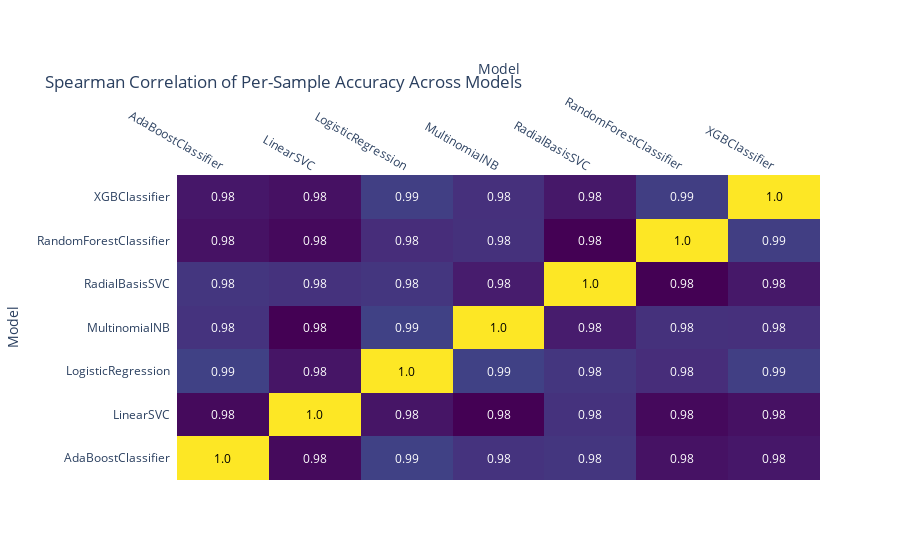
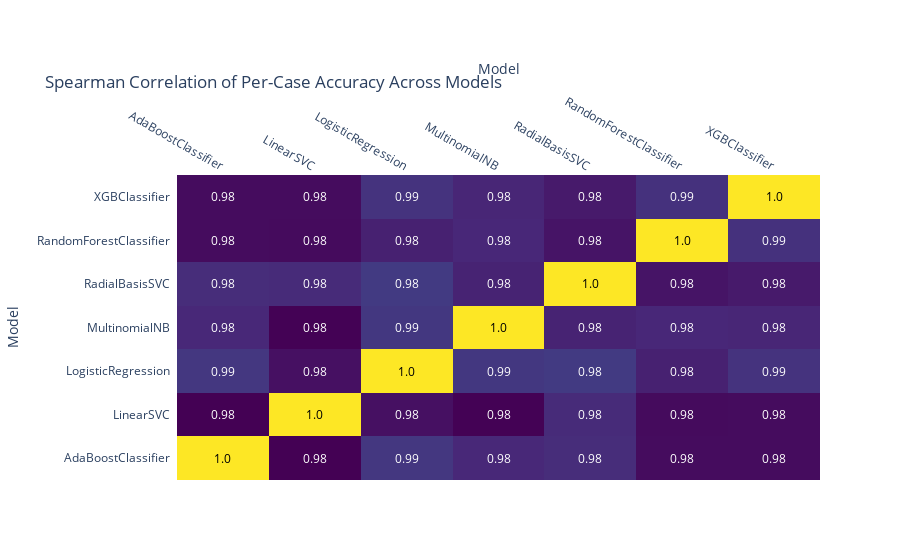
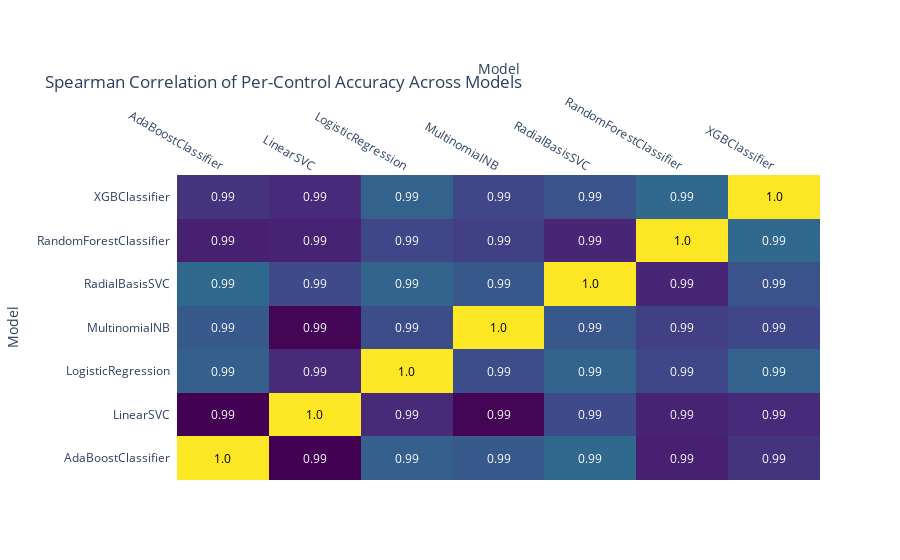

The notebook cell saved with these charts, in order:
### Code cell
import plotly.figure_factory as ff

fig = ff.create_annotated_heatmap(z=modelCorrelation_df.values,
                                  x=list(modelCorrelation_df.columns),
                                  y=list(modelCorrelation_df.columns),
                                  annotation_text=modelCorrelation_df.round(2).values,
                                  colorscale='Viridis')
fig.update_layout(title_text='Spearman Correlation of Per-Sample Accuracy Across Models',
                  xaxis = dict(title='Model'),
                  yaxis = dict(title='Model'),
                  margin={'t':175},)
fig.show()

fig = ff.create_annotated_heatmap(z=modelCaseCorrelation_df.values,
                                  x=list(modelCaseCorrelation_df.columns),
                                  y=list(modelCaseCorrelation_df.columns),
                                  annotation_text=modelCorrelation_df.round(2).values,
                                  colorscale='Viridis')
fig.update_layout(title_text='Spearman Correlation of Per-Case Accuracy Across Models',
                  xaxis = dict(title='Model'),
                  yaxis = dict(title='Model'),
                  margin={'t':175},)
fig.show()

fig = ff.create_annotated_heatmap(z=modelControlCorrelation_df.values,
                                  x=list(modelControlCorrelation_df.columns),
                                  y=list(modelControlCorrelation_df.columns),
                                  annotation_text=modelControlCorrelation_df.round(2).values,
                                  colorscale='Viridis')
fig.update_layout(title_text='Spearman Correlation of Per-Control Accuracy Across Models',
                  xaxis = dict(title='Model'),
                  yaxis = dict(title='Model'),
                  margin={'t':175},)
fig.show()

### Figure 1 — Plotly figure (JSON) as saved in the notebook; plotly's stock layout.template omitted (floating-point values rounded to 4 significant figures)
{"data": [{"colorscale": [[0, "#440154"], [0.1111, "#482878"], [0.2222, "#3e4989"], [0.3333, "#31688e"], [0.4444, "#26828e"], [0.5556, "#1f9e89"], [0.6667, "#35b779"], [0.7778, "#6ece58"], [0.8889, "#b5de2b"], [1, "#fde725"]], "reversescale": false, "showscale": false, "type": "heatmap", "x": ["AdaBoostClassifier", "LinearSVC", "LogisticRegression", "MultinomialNB", "RadialBasisSVC", "RandomForestClassifier", "XGBClassifier"], "y": ["AdaBoostClassifier", "LinearSVC", "LogisticRegression", "MultinomialNB", "RadialBasisSVC", "RandomForestClassifier", "XGBClassifier"], "z": [[1, 0.9826, 0.9857, 0.9848, 0.985, 0.9831, 0.9833], [0.9826, 1, 0.9832, 0.9822, 0.9848, 0.9826, 0.983], [0.9857, 0.9832, 1.0, 0.9857, 0.985, 0.9844, 0.9855], [0.9848, 0.9822, 0.9857, 1, 0.9836, 0.9847, 0.9846], [0.985, 0.9848, 0.985, 0.9836, 1, 0.9822, 0.9833], [0.9831, 0.9826, 0.9844, 0.9847, 0.9822, 1, 0.9855], [0.9833, 0.983, 0.9855, 0.9846, 0.9833, 0.9855, 1.0]]}], "layout": {"annotations": [{"font": {"color": "#000000"}, "showarrow": false, "text": "1.0", "x": "AdaBoostClassifier", "xref": "x", "y": "AdaBoostClassifier", "yref": "y"}, {"font": {"color": "#FFFFFF"}, "showarrow": false, "text": "0.98", "x": "LinearSVC", "xref": "x", "y": "AdaBoostClassifier", "yref": "y"}, {"font": {"color": "#FFFFFF"}, "showarrow": false, "text": "0.99", "x": "LogisticRegression", "xref": "x", "y": "AdaBoostClassifier", "yref": "y"}, {"font": {"color": "#FFFFFF"}, "showarrow": false, "text": "0.98", "x": "MultinomialNB", "xref": "x", "y": "AdaBoostClassifier", "yref": "y"}, {"font": {"color": "#FFFFFF"}, "showarrow": false, "text": "0.98", "x": "RadialBasisSVC", "xref": "x", "y": "AdaBoostClassifier", "yref": "y"}, {"font": {"color": "#FFFFFF"}, "showarrow": false, "text": "0.98", "x": "RandomForestClassifier", "xref": "x", "y": "AdaBoostClassifier", "yref": "y"}, {"font": {"color": "#FFFFFF"}, "showarrow": false, "text": "0.98", "x": "XGBClassifier", "xref": "x", "y": "AdaBoostClassifier", "yref": "y"}, {"font": {"color": "#FFFFFF"}, "showarrow": false, "text": "0.98", "x": "AdaBoostClassifier", "xref": "x", "y": "LinearSVC", "yref": "y"}, {"font": {"color": "#000000"}, "showarrow": false, "text": "1.0", "x": "LinearSVC", "xref": "x", "y": "LinearSVC", "yref": "y"}, {"font": {"color": "#FFFFFF"}, "showarrow": false, "text": "0.98", "x": "LogisticRegression", "xref": "x", "y": "LinearSVC", "yref": "y"}, {"font": {"color": "#FFFFFF"}, "showarrow": false, "text": "0.98", "x": "MultinomialNB", "xref": "x", "y": "LinearSVC", "yref": "y"}, {"font": {"color": "#FFFFFF"}, "showarrow": false, "text": "0.98", "x": "RadialBasisSVC", "xref": "x", "y": "LinearSVC", "yref": "y"}, {"font": {"color": "#FFFFFF"}, "showarrow": false, "text": "0.98", "x": "RandomForestClassifier", "xref": "x", "y": "LinearSVC", "yref": "y"}, {"font": {"color": "#FFFFFF"}, "showarrow": false, "text": "0.98", "x": "XGBClassifier", "xref": "x", "y": "LinearSVC", "yref": "y"}, {"font": {"color": "#FFFFFF"}, "showarrow": false, "text": "0.99", "x": "AdaBoostClassifier", "xref": "x", "y": "LogisticRegression", "yref": "y"}, {"font": {"color": "#FFFFFF"}, "showarrow": false, "text": "0.98", "x": "LinearSVC", "xref": "x", "y": "LogisticRegression", "yref": "y"}, {"font": {"color": "#000000"}, "showarrow": false, "text": "1.0", "x": "LogisticRegression", "xref": "x", "y": "LogisticRegression", "yref": "y"}, {"font": {"color": "#FFFFFF"}, "showarrow": false, "text": "0.99", "x": "MultinomialNB", "xref": "x", "y": "LogisticRegression", "yref": "y"}, {"font": {"color": "#FFFFFF"}, "showarrow": false, "text": "0.98", "x": "RadialBasisSVC", "xref": "x", "y": "LogisticRegression", "yref": "y"}, {"font": {"color": "#FFFFFF"}, "showarrow": false, "text": "0.98", "x": "RandomForestClassifier", "xref": "x", "y": "LogisticRegression", "yref": "y"}, {"font": {"color": "#FFFFFF"}, "showarrow": false, "text": "0.99", "x": "XGBClassifier", "xref": "x", "y": "LogisticRegression", "yref": "y"}, {"font": {"color": "#FFFFFF"}, "showarrow": false, "text": "0.98", "x": "AdaBoostClassifier", "xref": "x", "y": "MultinomialNB", "yref": "y"}, {"font": {"color": "#FFFFFF"}, "showarrow": false, "text": "0.98", "x": "LinearSVC", "xref": "x", "y": "MultinomialNB", "yref": "y"}, {"font": {"color": "#FFFFFF"}, "showarrow": false, "text": "0.99", "x": "LogisticRegression", "xref": "x", "y": "MultinomialNB", "yref": "y"}, {"font": {"color": "#000000"}, "showarrow": false, "text": "1.0", "x": "MultinomialNB", "xref": "x", "y": "MultinomialNB", "yref": "y"}, {"font": {"color": "#FFFFFF"}, "showarrow": false, "text": "0.98", "x": "RadialBasisSVC", "xref": "x", "y": "MultinomialNB", "yref": "y"}, {"font": {"color": "#FFFFFF"}, "showarrow": false, "text": "0.98", "x": "RandomForestClassifier", "xref": "x", "y": "MultinomialNB", "yref": "y"}, {"font": {"color": "#FFFFFF"}, "showarrow": false, "text": "0.98", "x": "XGBClassifier", "xref": "x", "y": "MultinomialNB", "yref": "y"}, {"font": {"color": "#FFFFFF"}, "showarrow": false, "text": "0.98", "x": "AdaBoostClassifier", "xref": "x", "y": "RadialBasisSVC", "yref": "y"}, {"font": {"color": "#FFFFFF"}, "showarrow": false, "text": "0.98", "x": "LinearSVC", "xref": "x", "y": "RadialBasisSVC", "yref": "y"}, {"font": {"color": "#FFFFFF"}, "showarrow": false, "text": "0.98", "x": "LogisticRegression", "xref": "x", "y": "RadialBasisSVC", "yref": "y"}, {"font": {"color": "#FFFFFF"}, "showarrow": false, "text": "0.98", "x": "MultinomialNB", "xref": "x", "y": "RadialBasisSVC", "yref": "y"}, {"font": {"color": "#000000"}, "showarrow": false, "text": "1.0", "x": "RadialBasisSVC", "xref": "x", "y": "RadialBasisSVC", "yref": "y"}, {"font": {"color": "#FFFFFF"}, "showarrow": false, "text": "0.98", "x": "RandomForestClassifier", "xref": "x", "y": "RadialBasisSVC", "yref": "y"}, {"font": {"color": "#FFFFFF"}, "showarrow": false, "text": "0.98", "x": "XGBClassifier", "xref": "x", "y": "RadialBasisSVC", "yref": "y"}, {"font": {"color": "#FFFFFF"}, "showarrow": false, "text": "0.98", "x": "AdaBoostClassifier", "xref": "x", "y": "RandomForestClassifier", "yref": "y"}, {"font": {"color": "#FFFFFF"}, "showarrow": false, "text": "0.98", "x": "LinearSVC", "xref": "x", "y": "RandomForestClassifier", "yref": "y"}, {"font": {"color": "#FFFFFF"}, "showarrow": false, "text": "0.98", "x": "LogisticRegression", "xref": "x", "y": "RandomForestClassifier", "yref": "y"}, {"font": {"color": "#FFFFFF"}, "showarrow": false, "text": "0.98", "x": "MultinomialNB", "xref": "x", "y": "RandomForestClassifier", "yref": "y"}, {"font": {"color": "#FFFFFF"}, "showarrow": false, "text": "0.98", "x": "RadialBasisSVC", "xref": "x", "y": "RandomForestClassifier", "yref": "y"}, {"font": {"color": "#000000"}, "showarrow": false, "text": "1.0", "x": "RandomForestClassifier", "xref": "x", "y": "RandomForestClassifier", "yref": "y"}, {"font": {"color": "#FFFFFF"}, "showarrow": false, "text": "0.99", "x": "XGBClassifier", "xref": "x", "y": "RandomForestClassifier", "yref": "y"}, {"font": {"color": "#FFFFFF"}, "showarrow": false, "text": "0.98", "x": "AdaBoostClassifier", "xref": "x", "y": "XGBClassifier", "yref": "y"}, {"font": {"color": "#FFFFFF"}, "showarrow": false, "text": "0.98", "x": "LinearSVC", "xref": "x", "y": "XGBClassifier", "yref": "y"}, {"font": {"color": "#FFFFFF"}, "showarrow": false, "text": "0.99", "x": "LogisticRegression", "xref": "x", "y": "XGBClassifier", "yref": "y"}, {"font": {"color": "#FFFFFF"}, "showarrow": false, "text": "0.98", "x": "MultinomialNB", "xref": "x", "y": "XGBClassifier", "yref": "y"}, {"font": {"color": "#FFFFFF"}, "showarrow": false, "text": "0.98", "x": "RadialBasisSVC", "xref": "x", "y": "XGBClassifier", "yref": "y"}, {"font": {"color": "#FFFFFF"}, "showarrow": false, "text": "0.99", "x": "RandomForestClassifier", "xref": "x", "y": "XGBClassifier", "yref": "y"}, {"font": {"color": "#000000"}, "showarrow": false, "text": "1.0", "x": "XGBClassifier", "xref": "x", "y": "XGBClassifier", "yref": "y"}], "margin": {"t": 175}, "title": {"text": "Spearman Correlation of Per-Sample Accuracy Across Models"}, "xaxis": {"dtick": 1, "gridcolor": "rgb(0, 0, 0)", "side": "top", "ticks": "", "title": {"text": "Model"}}, "yaxis": {"dtick": 1, "ticks": "", "ticksuffix": "  ", "title": {"text": "Model"}}}}

### Figure 2 — Plotly figure (JSON) as saved in the notebook; plotly's stock layout.template omitted (floating-point values rounded to 4 significant figures)
{"data": [{"colorscale": [[0, "#440154"], [0.1111, "#482878"], [0.2222, "#3e4989"], [0.3333, "#31688e"], [0.4444, "#26828e"], [0.5556, "#1f9e89"], [0.6667, "#35b779"], [0.7778, "#6ece58"], [0.8889, "#b5de2b"], [1, "#fde725"]], "reversescale": false, "showscale": false, "type": "heatmap", "x": ["AdaBoostClassifier", "LinearSVC", "LogisticRegression", "MultinomialNB", "RadialBasisSVC", "RandomForestClassifier", "XGBClassifier"], "y": ["AdaBoostClassifier", "LinearSVC", "LogisticRegression", "MultinomialNB", "RadialBasisSVC", "RandomForestClassifier", "XGBClassifier"], "z": [[1.0, 0.9792, 0.9826, 0.9815, 0.9818, 0.9799, 0.9799], [0.9792, 1, 0.9801, 0.9793, 0.9817, 0.9798, 0.9798], [0.9826, 0.9801, 1, 0.9826, 0.9828, 0.9811, 0.9823], [0.9815, 0.9793, 0.9826, 1, 0.9812, 0.9815, 0.9814], [0.9818, 0.9817, 0.9828, 0.9812, 1, 0.9804, 0.9807], [0.9799, 0.9798, 0.9811, 0.9815, 0.9804, 1, 0.9822], [0.9799, 0.9798, 0.9823, 0.9814, 0.9807, 0.9822, 1]]}], "layout": {"annotations": [{"font": {"color": "#000000"}, "showarrow": false, "text": "1.0", "x": "AdaBoostClassifier", "xref": "x", "y": "AdaBoostClassifier", "yref": "y"}, {"font": {"color": "#FFFFFF"}, "showarrow": false, "text": "0.98", "x": "LinearSVC", "xref": "x", "y": "AdaBoostClassifier", "yref": "y"}, {"font": {"color": "#FFFFFF"}, "showarrow": false, "text": "0.99", "x": "LogisticRegression", "xref": "x", "y": "AdaBoostClassifier", "yref": "y"}, {"font": {"color": "#FFFFFF"}, "showarrow": false, "text": "0.98", "x": "MultinomialNB", "xref": "x", "y": "AdaBoostClassifier", "yref": "y"}, {"font": {"color": "#FFFFFF"}, "showarrow": false, "text": "0.98", "x": "RadialBasisSVC", "xref": "x", "y": "AdaBoostClassifier", "yref": "y"}, {"font": {"color": "#FFFFFF"}, "showarrow": false, "text": "0.98", "x": "RandomForestClassifier", "xref": "x", "y": "AdaBoostClassifier", "yref": "y"}, {"font": {"color": "#FFFFFF"}, "showarrow": false, "text": "0.98", "x": "XGBClassifier", "xref": "x", "y": "AdaBoostClassifier", "yref": "y"}, {"font": {"color": "#FFFFFF"}, "showarrow": false, "text": "0.98", "x": "AdaBoostClassifier", "xref": "x", "y": "LinearSVC", "yref": "y"}, {"font": {"color": "#000000"}, "showarrow": false, "text": "1.0", "x": "LinearSVC", "xref": "x", "y": "LinearSVC", "yref": "y"}, {"font": {"color": "#FFFFFF"}, "showarrow": false, "text": "0.98", "x": "LogisticRegression", "xref": "x", "y": "LinearSVC", "yref": "y"}, {"font": {"color": "#FFFFFF"}, "showarrow": false, "text": "0.98", "x": "MultinomialNB", "xref": "x", "y": "LinearSVC", "yref": "y"}, {"font": {"color": "#FFFFFF"}, "showarrow": false, "text": "0.98", "x": "RadialBasisSVC", "xref": "x", "y": "LinearSVC", "yref": "y"}, {"font": {"color": "#FFFFFF"}, "showarrow": false, "text": "0.98", "x": "RandomForestClassifier", "xref": "x", "y": "LinearSVC", "yref": "y"}, {"font": {"color": "#FFFFFF"}, "showarrow": false, "text": "0.98", "x": "XGBClassifier", "xref": "x", "y": "LinearSVC", "yref": "y"}, {"font": {"color": "#FFFFFF"}, "showarrow": false, "text": "0.99", "x": "AdaBoostClassifier", "xref": "x", "y": "LogisticRegression", "yref": "y"}, {"font": {"color": "#FFFFFF"}, "showarrow": false, "text": "0.98", "x": "LinearSVC", "xref": "x", "y": "LogisticRegression", "yref": "y"}, {"font": {"color": "#000000"}, "showarrow": false, "text": "1.0", "x": "LogisticRegression", "xref": "x", "y": "LogisticRegression", "yref": "y"}, {"font": {"color": "#FFFFFF"}, "showarrow": false, "text": "0.99", "x": "MultinomialNB", "xref": "x", "y": "LogisticRegression", "yref": "y"}, {"font": {"color": "#FFFFFF"}, "showarrow": false, "text": "0.98", "x": "RadialBasisSVC", "xref": "x", "y": "LogisticRegression", "yref": "y"}, {"font": {"color": "#FFFFFF"}, "showarrow": false, "text": "0.98", "x": "RandomForestClassifier", "xref": "x", "y": "LogisticRegression", "yref": "y"}, {"font": {"color": "#FFFFFF"}, "showarrow": false, "text": "0.99", "x": "XGBClassifier", "xref": "x", "y": "LogisticRegression", "yref": "y"}, {"font": {"color": "#FFFFFF"}, "showarrow": false, "text": "0.98", "x": "AdaBoostClassifier", "xref": "x", "y": "MultinomialNB", "yref": "y"}, {"font": {"color": "#FFFFFF"}, "showarrow": false, "text": "0.98", "x": "LinearSVC", "xref": "x", "y": "MultinomialNB", "yref": "y"}, {"font": {"color": "#FFFFFF"}, "showarrow": false, "text": "0.99", "x": "LogisticRegression", "xref": "x", "y": "MultinomialNB", "yref": "y"}, {"font": {"color": "#000000"}, "showarrow": false, "text": "1.0", "x": "MultinomialNB", "xref": "x", "y": "MultinomialNB", "yref": "y"}, {"font": {"color": "#FFFFFF"}, "showarrow": false, "text": "0.98", "x": "RadialBasisSVC", "xref": "x", "y": "MultinomialNB", "yref": "y"}, {"font": {"color": "#FFFFFF"}, "showarrow": false, "text": "0.98", "x": "RandomForestClassifier", "xref": "x", "y": "MultinomialNB", "yref": "y"}, {"font": {"color": "#FFFFFF"}, "showarrow": false, "text": "0.98", "x": "XGBClassifier", "xref": "x", "y": "MultinomialNB", "yref": "y"}, {"font": {"color": "#FFFFFF"}, "showarrow": false, "text": "0.98", "x": "AdaBoostClassifier", "xref": "x", "y": "RadialBasisSVC", "yref": "y"}, {"font": {"color": "#FFFFFF"}, "showarrow": false, "text": "0.98", "x": "LinearSVC", "xref": "x", "y": "RadialBasisSVC", "yref": "y"}, {"font": {"color": "#FFFFFF"}, "showarrow": false, "text": "0.98", "x": "LogisticRegression", "xref": "x", "y": "RadialBasisSVC", "yref": "y"}, {"font": {"color": "#FFFFFF"}, "showarrow": false, "text": "0.98", "x": "MultinomialNB", "xref": "x", "y": "RadialBasisSVC", "yref": "y"}, {"font": {"color": "#000000"}, "showarrow": false, "text": "1.0", "x": "RadialBasisSVC", "xref": "x", "y": "RadialBasisSVC", "yref": "y"}, {"font": {"color": "#FFFFFF"}, "showarrow": false, "text": "0.98", "x": "RandomForestClassifier", "xref": "x", "y": "RadialBasisSVC", "yref": "y"}, {"font": {"color": "#FFFFFF"}, "showarrow": false, "text": "0.98", "x": "XGBClassifier", "xref": "x", "y": "RadialBasisSVC", "yref": "y"}, {"font": {"color": "#FFFFFF"}, "showarrow": false, "text": "0.98", "x": "AdaBoostClassifier", "xref": "x", "y": "RandomForestClassifier", "yref": "y"}, {"font": {"color": "#FFFFFF"}, "showarrow": false, "text": "0.98", "x": "LinearSVC", "xref": "x", "y": "RandomForestClassifier", "yref": "y"}, {"font": {"color": "#FFFFFF"}, "showarrow": false, "text": "0.98", "x": "LogisticRegression", "xref": "x", "y": "RandomForestClassifier", "yref": "y"}, {"font": {"color": "#FFFFFF"}, "showarrow": false, "text": "0.98", "x": "MultinomialNB", "xref": "x", "y": "RandomForestClassifier", "yref": "y"}, {"font": {"color": "#FFFFFF"}, "showarrow": false, "text": "0.98", "x": "RadialBasisSVC", "xref": "x", "y": "RandomForestClassifier", "yref": "y"}, {"font": {"color": "#000000"}, "showarrow": false, "text": "1.0", "x": "RandomForestClassifier", "xref": "x", "y": "RandomForestClassifier", "yref": "y"}, {"font": {"color": "#FFFFFF"}, "showarrow": false, "text": "0.99", "x": "XGBClassifier", "xref": "x", "y": "RandomForestClassifier", "yref": "y"}, {"font": {"color": "#FFFFFF"}, "showarrow": false, "text": "0.98", "x": "AdaBoostClassifier", "xref": "x", "y": "XGBClassifier", "yref": "y"}, {"font": {"color": "#FFFFFF"}, "showarrow": false, "text": "0.98", "x": "LinearSVC", "xref": "x", "y": "XGBClassifier", "yref": "y"}, {"font": {"color": "#FFFFFF"}, "showarrow": false, "text": "0.99", "x": "LogisticRegression", "xref": "x", "y": "XGBClassifier", "yref": "y"}, {"font": {"color": "#FFFFFF"}, "showarrow": false, "text": "0.98", "x": "MultinomialNB", "xref": "x", "y": "XGBClassifier", "yref": "y"}, {"font": {"color": "#FFFFFF"}, "showarrow": false, "text": "0.98", "x": "RadialBasisSVC", "xref": "x", "y": "XGBClassifier", "yref": "y"}, {"font": {"color": "#FFFFFF"}, "showarrow": false, "text": "0.99", "x": "RandomForestClassifier", "xref": "x", "y": "XGBClassifier", "yref": "y"}, {"font": {"color": "#000000"}, "showarrow": false, "text": "1.0", "x": "XGBClassifier", "xref": "x", "y": "XGBClassifier", "yref": "y"}], "margin": {"t": 175}, "title": {"text": "Spearman Correlation of Per-Case Accuracy Across Models"}, "xaxis": {"dtick": 1, "gridcolor": "rgb(0, 0, 0)", "side": "top", "ticks": "", "title": {"text": "Model"}}, "yaxis": {"dtick": 1, "ticks": "", "ticksuffix": "  ", "title": {"text": "Model"}}}}

### Figure 3 — Plotly figure (JSON) as saved in the notebook; plotly's stock layout.template omitted (floating-point values rounded to 4 significant figures)
{"data": [{"colorscale": [[0, "#440154"], [0.1111, "#482878"], [0.2222, "#3e4989"], [0.3333, "#31688e"], [0.4444, "#26828e"], [0.5556, "#1f9e89"], [0.6667, "#35b779"], [0.7778, "#6ece58"], [0.8889, "#b5de2b"], [1, "#fde725"]], "reversescale": false, "showscale": false, "type": "heatmap", "x": ["AdaBoostClassifier", "LinearSVC", "LogisticRegression", "MultinomialNB", "RadialBasisSVC", "RandomForestClassifier", "XGBClassifier"], "y": ["AdaBoostClassifier", "LinearSVC", "LogisticRegression", "MultinomialNB", "RadialBasisSVC", "RandomForestClassifier", "XGBClassifier"], "z": [[1, 0.9919, 0.9943, 0.9941, 0.9946, 0.9926, 0.9931], [0.9919, 1.0, 0.9928, 0.9919, 0.9937, 0.9926, 0.9928], [0.9943, 0.9928, 1, 0.9938, 0.9945, 0.9936, 0.9944], [0.9941, 0.9919, 0.9938, 1, 0.9941, 0.9934, 0.9936], [0.9946, 0.9937, 0.9945, 0.9941, 1.0, 0.9927, 0.994], [0.9926, 0.9926, 0.9936, 0.9934, 0.9927, 1, 0.9946], [0.9931, 0.9928, 0.9944, 0.9936, 0.994, 0.9946, 1.0]]}], "layout": {"annotations": [{"font": {"color": "#000000"}, "showarrow": false, "text": "1.0", "x": "AdaBoostClassifier", "xref": "x", "y": "AdaBoostClassifier", "yref": "y"}, {"font": {"color": "#FFFFFF"}, "showarrow": false, "text": "0.99", "x": "LinearSVC", "xref": "x", "y": "AdaBoostClassifier", "yref": "y"}, {"font": {"color": "#FFFFFF"}, "showarrow": false, "text": "0.99", "x": "LogisticRegression", "xref": "x", "y": "AdaBoostClassifier", "yref": "y"}, {"font": {"color": "#FFFFFF"}, "showarrow": false, "text": "0.99", "x": "MultinomialNB", "xref": "x", "y": "AdaBoostClassifier", "yref": "y"}, {"font": {"color": "#FFFFFF"}, "showarrow": false, "text": "0.99", "x": "RadialBasisSVC", "xref": "x", "y": "AdaBoostClassifier", "yref": "y"}, {"font": {"color": "#FFFFFF"}, "showarrow": false, "text": "0.99", "x": "RandomForestClassifier", "xref": "x", "y": "AdaBoostClassifier", "yref": "y"}, {"font": {"color": "#FFFFFF"}, "showarrow": false, "text": "0.99", "x": "XGBClassifier", "xref": "x", "y": "AdaBoostClassifier", "yref": "y"}, {"font": {"color": "#FFFFFF"}, "showarrow": false, "text": "0.99", "x": "AdaBoostClassifier", "xref": "x", "y": "LinearSVC", "yref": "y"}, {"font": {"color": "#000000"}, "showarrow": false, "text": "1.0", "x": "LinearSVC", "xref": "x", "y": "LinearSVC", "yref": "y"}, {"font": {"color": "#FFFFFF"}, "showarrow": false, "text": "0.99", "x": "LogisticRegression", "xref": "x", "y": "LinearSVC", "yref": "y"}, {"font": {"color": "#FFFFFF"}, "showarrow": false, "text": "0.99", "x": "MultinomialNB", "xref": "x", "y": "LinearSVC", "yref": "y"}, {"font": {"color": "#FFFFFF"}, "showarrow": false, "text": "0.99", "x": "RadialBasisSVC", "xref": "x", "y": "LinearSVC", "yref": "y"}, {"font": {"color": "#FFFFFF"}, "showarrow": false, "text": "0.99", "x": "RandomForestClassifier", "xref": "x", "y": "LinearSVC", "yref": "y"}, {"font": {"color": "#FFFFFF"}, "showarrow": false, "text": "0.99", "x": "XGBClassifier", "xref": "x", "y": "LinearSVC", "yref": "y"}, {"font": {"color": "#FFFFFF"}, "showarrow": false, "text": "0.99", "x": "AdaBoostClassifier", "xref": "x", "y": "LogisticRegression", "yref": "y"}, {"font": {"color": "#FFFFFF"}, "showarrow": false, "text": "0.99", "x": "LinearSVC", "xref": "x", "y": "LogisticRegression", "yref": "y"}, {"font": {"color": "#000000"}, "showarrow": false, "text": "1.0", "x": "LogisticRegression", "xref": "x", "y": "LogisticRegression", "yref": "y"}, {"font": {"color": "#FFFFFF"}, "showarrow": false, "text": "0.99", "x": "MultinomialNB", "xref": "x", "y": "LogisticRegression", "yref": "y"}, {"font": {"color": "#FFFFFF"}, "showarrow": false, "text": "0.99", "x": "RadialBasisSVC", "xref": "x", "y": "LogisticRegression", "yref": "y"}, {"font": {"color": "#FFFFFF"}, "showarrow": false, "text": "0.99", "x": "RandomForestClassifier", "xref": "x", "y": "LogisticRegression", "yref": "y"}, {"font": {"color": "#FFFFFF"}, "showarrow": false, "text": "0.99", "x": "XGBClassifier", "xref": "x", "y": "LogisticRegression", "yref": "y"}, {"font": {"color": "#FFFFFF"}, "showarrow": false, "text": "0.99", "x": "AdaBoostClassifier", "xref": "x", "y": "MultinomialNB", "yref": "y"}, {"font": {"color": "#FFFFFF"}, "showarrow": false, "text": "0.99", "x": "LinearSVC", "xref": "x", "y": "MultinomialNB", "yref": "y"}, {"font": {"color": "#FFFFFF"}, "showarrow": false, "text": "0.99", "x": "LogisticRegression", "xref": "x", "y": "MultinomialNB", "yref": "y"}, {"font": {"color": "#000000"}, "showarrow": false, "text": "1.0", "x": "MultinomialNB", "xref": "x", "y": "MultinomialNB", "yref": "y"}, {"font": {"color": "#FFFFFF"}, "showarrow": false, "text": "0.99", "x": "RadialBasisSVC", "xref": "x", "y": "MultinomialNB", "yref": "y"}, {"font": {"color": "#FFFFFF"}, "showarrow": false, "text": "0.99", "x": "RandomForestClassifier", "xref": "x", "y": "MultinomialNB", "yref": "y"}, {"font": {"color": "#FFFFFF"}, "showarrow": false, "text": "0.99", "x": "XGBClassifier", "xref": "x", "y": "MultinomialNB", "yref": "y"}, {"font": {"color": "#FFFFFF"}, "showarrow": false, "text": "0.99", "x": "AdaBoostClassifier", "xref": "x", "y": "RadialBasisSVC", "yref": "y"}, {"font": {"color": "#FFFFFF"}, "showarrow": false, "text": "0.99", "x": "LinearSVC", "xref": "x", "y": "RadialBasisSVC", "yref": "y"}, {"font": {"color": "#FFFFFF"}, "showarrow": false, "text": "0.99", "x": "LogisticRegression", "xref": "x", "y": "RadialBasisSVC", "yref": "y"}, {"font": {"color": "#FFFFFF"}, "showarrow": false, "text": "0.99", "x": "MultinomialNB", "xref": "x", "y": "RadialBasisSVC", "yref": "y"}, {"font": {"color": "#000000"}, "showarrow": false, "text": "1.0", "x": "RadialBasisSVC", "xref": "x", "y": "RadialBasisSVC", "yref": "y"}, {"font": {"color": "#FFFFFF"}, "showarrow": false, "text": "0.99", "x": "RandomForestClassifier", "xref": "x", "y": "RadialBasisSVC", "yref": "y"}, {"font": {"color": "#FFFFFF"}, "showarrow": false, "text": "0.99", "x": "XGBClassifier", "xref": "x", "y": "RadialBasisSVC", "yref": "y"}, {"font": {"color": "#FFFFFF"}, "showarrow": false, "text": "0.99", "x": "AdaBoostClassifier", "xref": "x", "y": "RandomForestClassifier", "yref": "y"}, {"font": {"color": "#FFFFFF"}, "showarrow": false, "text": "0.99", "x": "LinearSVC", "xref": "x", "y": "RandomForestClassifier", "yref": "y"}, {"font": {"color": "#FFFFFF"}, "showarrow": false, "text": "0.99", "x": "LogisticRegression", "xref": "x", "y": "RandomForestClassifier", "yref": "y"}, {"font": {"color": "#FFFFFF"}, "showarrow": false, "text": "0.99", "x": "MultinomialNB", "xref": "x", "y": "RandomForestClassifier", "yref": "y"}, {"font": {"color": "#FFFFFF"}, "showarrow": false, "text": "0.99", "x": "RadialBasisSVC", "xref": "x", "y": "RandomForestClassifier", "yref": "y"}, {"font": {"color": "#000000"}, "showarrow": false, "text": "1.0", "x": "RandomForestClassifier", "xref": "x", "y": "RandomForestClassifier", "yref": "y"}, {"font": {"color": "#FFFFFF"}, "showarrow": false, "text": "0.99", "x": "XGBClassifier", "xref": "x", "y": "RandomForestClassifier", "yref": "y"}, {"font": {"color": "#FFFFFF"}, "showarrow": false, "text": "0.99", "x": "AdaBoostClassifier", "xref": "x", "y": "XGBClassifier", "yref": "y"}, {"font": {"color": "#FFFFFF"}, "showarrow": false, "text": "0.99", "x": "LinearSVC", "xref": "x", "y": "XGBClassifier", "yref": "y"}, {"font": {"color": "#FFFFFF"}, "showarrow": false, "text": "0.99", "x": "LogisticRegression", "xref": "x", "y": "XGBClassifier", "yref": "y"}, {"font": {"color": "#FFFFFF"}, "showarrow": false, "text": "0.99", "x": "MultinomialNB", "xref": "x", "y": "XGBClassifier", "yref": "y"}, {"font": {"color": "#FFFFFF"}, "showarrow": false, "text": "0.99", "x": "RadialBasisSVC", "xref": "x", "y": "XGBClassifier", "yref": "y"}, {"font": {"color": "#FFFFFF"}, "showarrow": false, "text": "0.99", "x": "RandomForestClassifier", "xref": "x", "y": "XGBClassifier", "yref": "y"}, {"font": {"color": "#000000"}, "showarrow": false, "text": "1.0", "x": "XGBClassifier", "xref": "x", "y": "XGBClassifier", "yref": "y"}], "margin": {"t": 175}, "title": {"text": "Spearman Correlation of Per-Control Accuracy Across Models"}, "xaxis": {"dtick": 1, "gridcolor": "rgb(0, 0, 0)", "side": "top", "ticks": "", "title": {"text": "Model"}}, "yaxis": {"dtick": 1, "ticks": "", "ticksuffix": "  ", "title": {"text": "Model"}}}}
